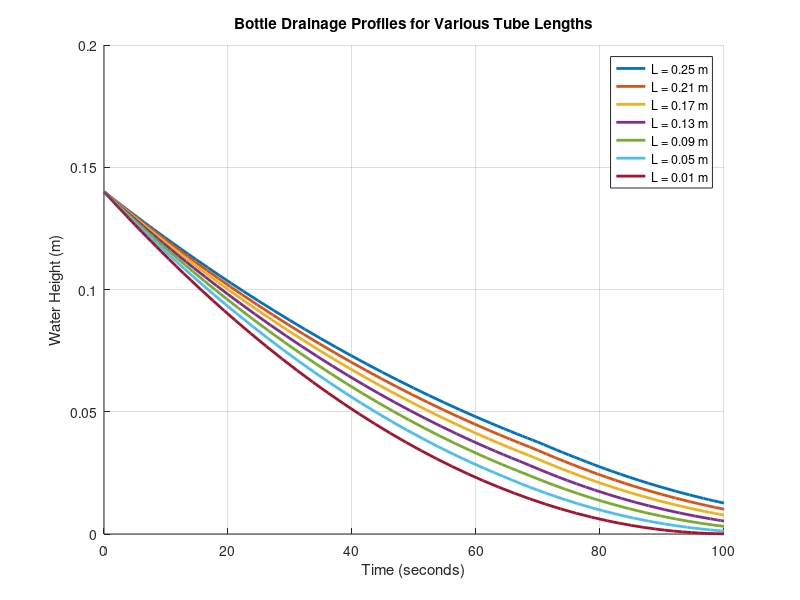

Reproduce this figure in MATLAB.
function mte_352_project()

    % Constants
    g = 9.81;
    rho = 998;
    mu = 0.001;
    
    d_tube = 0.00525;
    D_bottle = 0.110;
    
    epsilon = 1e-6;
    K_entrance = 0.78;
    acceleration_term = 1;
    
    p.g = g; p.rho = rho; p.mu = mu;
    p.d = d_tube;
    p.D_bottle = D_bottle;
    p.eps = epsilon;
    p.K = K_entrance;
    p.acceleration_term = acceleration_term;

    L_values = 0.25:-0.04:0.01;
    
    h0 = 0.14;
    t_span = [0 100];

    options = odeset('RelTol', 1e-5, 'AbsTol', 1e-6, 'Events', @detectEmpty);

    figure(1); clf; hold on;
    colors = lines(length(L_values));
    
    fprintf('Tube Length (m) | Total Time (s)\n');
    fprintf('-------------------------------\n');

    for i = 1:length(L_values)
        p.L = L_values(i);
        
        [t, h] = ode45(@(t, h) drain_physics(h, p), t_span, h0, options);
        
        plot(t, h, 'LineWidth', 2, 'Color', colors(i,:), ...
             'DisplayName', sprintf('L = %.2f m', p.L));
        
        fprintf('     %.2f       |     %.2f\n', p.L, t(end));
    end

    grid on;
    xlabel('Time (seconds)');
    ylabel('Water Height (m)');
    title('Bottle Drainage Profiles for Various Tube Lengths');
    legend('show');
    hold off;
end

function dh_dt = drain_physics(h, p)
    h_calc = max(0, h); 

    % Initial guess for velocity with no friction loss
    V = sqrt((2 * p.g * h_calc) / (p.acceleration_term + p.K));
    
    tol = 1e-8;
    max_iter = 50;
    err = 1;
    iter = 0;
    
    % Iterate to find the correct velocity for a given height
    while err > tol && iter < max_iter
        V_old = V;
        
        Re = (p.rho * V * p.d) / p.mu;
        
        if Re < 2300
            f = 64 / max(Re, 0.1); 
        else
            term1 = (p.eps / p.d) / 3.7;
            term2 = 6.9 / Re;
            f = ( -1.8 * log10(term1^1.11 + term2) )^(-2);
        end
        
        denominator = (p.K + p.acceleration_term) + f * (p.L / p.d);
        V = sqrt( (2 * p.g * h_calc) / denominator );
        
        err = abs(V - V_old);
        iter = iter + 1;
    end
    
    A_tube = pi * (p.d / 2)^2;
    A_bottle = pi * (p.D_bottle / 2)^2;
    
    dh_dt = -(A_tube / A_bottle) * V;
end

function [value, isterminal, direction] = detectEmpty(t, h)
    value = h;
    isterminal = 1;
    direction = -1;
end